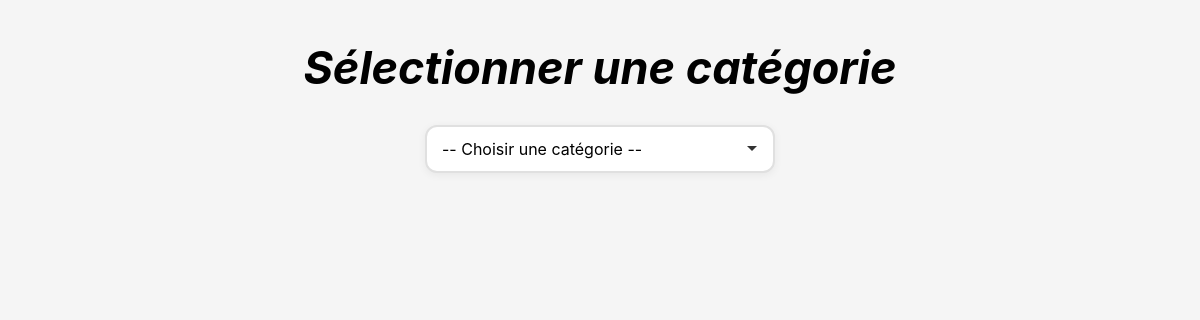
The app's page /Admin/Voir_tout.php?categorie_id=4, older data.
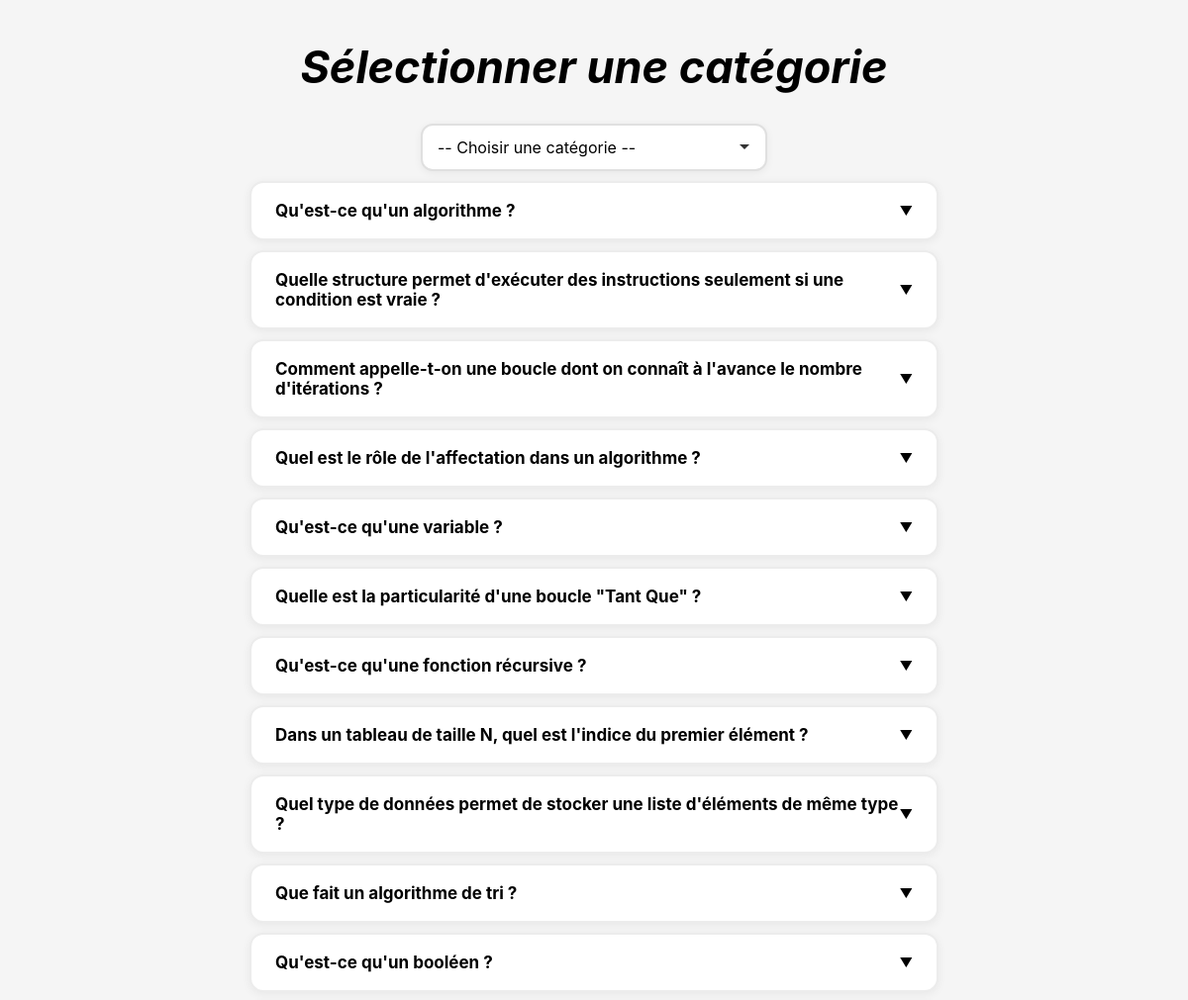
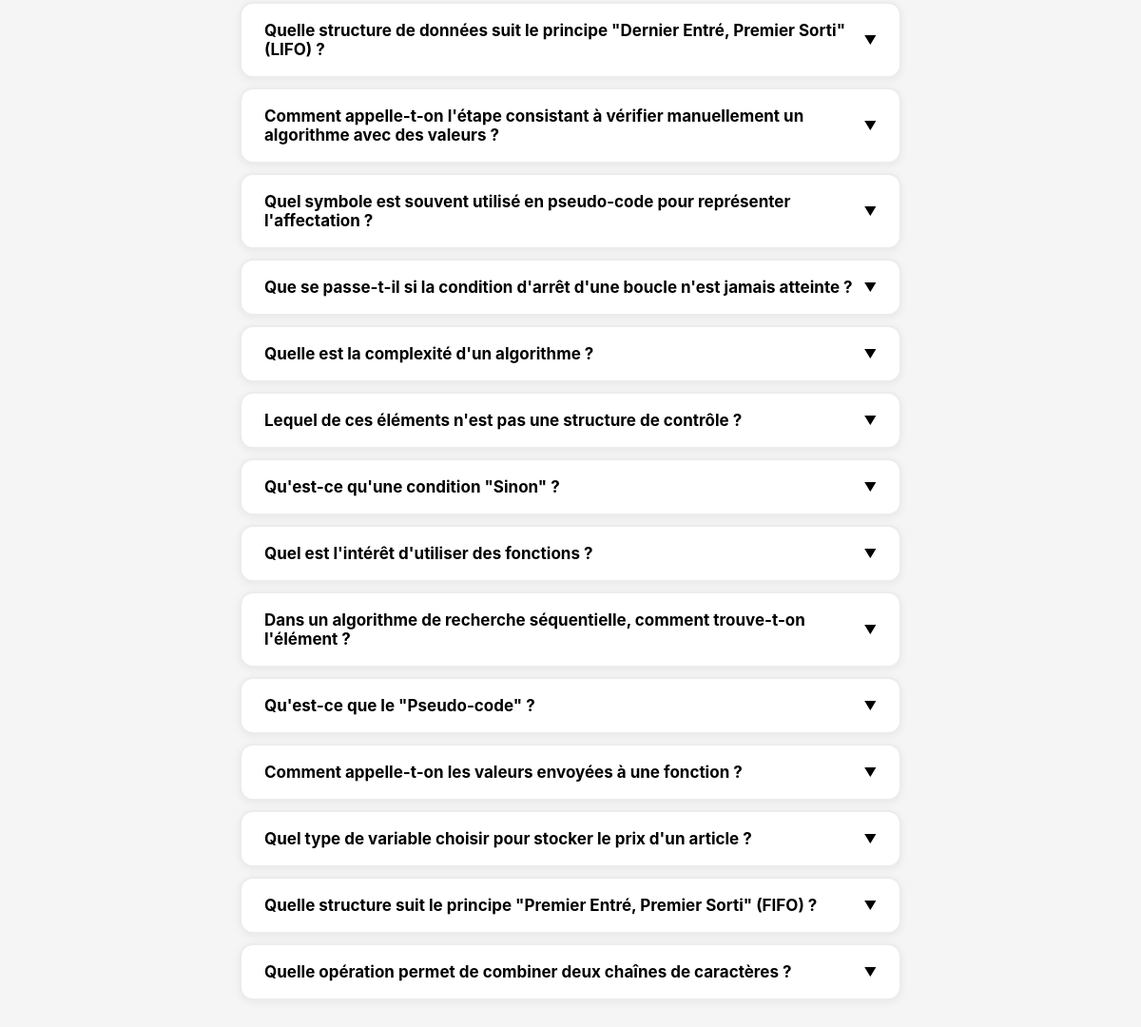
The same page, newer data (2 pictures, top to bottom).
### tables this page shows
CREATE TABLE `questions` (
  `id` int(11) NOT NULL,
  `question` text NOT NULL,
  `reponse1` varchar(50) NOT NULL,
  `reponse2` varchar(50) NOT NULL,
  `reponse3` varchar(50) NOT NULL,
  `reponse4` varchar(50) NOT NULL,
  `bonne_reponse` int(11) NOT NULL,
  `catégorie` int(11) NOT NULL
);

### Admin/Voir_tout.php (the view, shortened to what this page needs)
<?php
require_once "../Configuration/config.php";
?>
<!DOCTYPE html>
<html lang="en">
<head>
    <link rel="stylesheet" href="Voir_tout.css">
</head>
<body>
    <form method="GET">
        <h1>Sélectionner une catégorie</h1>
        <select name="categorie_id" onchange="this.form.submit()">
            <option value="">-- Choisir une catégorie --</option>
        </select>
    </form>
<?php if(isset($_GET['categorie_id']) && $_GET['categorie_id'] != ''): ?>
    <?php
    $stmt = $db->prepare("SELECT * FROM questions WHERE catégorie = ?");
    $stmt->execute([$_GET['categorie_id']]);
    $questions = $stmt->fetchAll(PDO::FETCH_ASSOC);
    ?>
    <?php foreach($questions as $q): ?>
        <details>
            <summary><?= $q['question'] ?></summary>
        </details>
    <?php endforeach; ?>
<?php endif; ?>
</body>
</html>

Row changes from the older to the newer data that the page shows:
added questions: question "Qu'est-ce qu'un algorithme ?"
added questions: question "Quelle structure permet d'exécuter des instructions seulement si une condition est vraie ?"
added questions: question "Comment appelle-t-on une boucle dont on connaît à l'avance le nombre d'itérations ?"
added questions: question "Quel est le rôle de l'affectation dans un algorithme ?"
added questions: question "Qu'est-ce qu'une variable ?"
added questions: question "Quelle est la particularité d'une boucle \"Tant Que\" ?"
added questions: question "Qu'est-ce qu'une fonction récursive ?"
added questions: question "Dans un tableau de taille N, quel est l'indice du premier élément ?"
added questions: question "Quel type de données permet de stocker une liste d'éléments de même type ?"
added questions: question "Que fait un algorithme de tri ?"
added questions: question "Qu'est-ce qu'un booléen ?"
added questions: question "Quelle structure de données suit le principe \"Dernier Entré, Premier Sorti\" (LIFO) ?"
added questions: question "Comment appelle-t-on l'étape consistant à vérifier manuellement un algorithme avec des valeurs ?"
added questions: question "Quel symbole est souvent utilisé en pseudo-code pour représenter l'affectation ?"
added questions: question "Que se passe-t-il si la condition d'arrêt d'une boucle n'est jamais atteinte ?"
added questions: question "Quelle est la complexité d'un algorithme ?"
added questions: question "Lequel de ces éléments n'est pas une structure de contrôle ?"
added questions: question "Qu'est-ce qu'une condition \"Sinon\" ?"
added questions: question "Quel est l'intérêt d'utiliser des fonctions ?"
added questions: question "Dans un algorithme de recherche séquentielle, comment trouve-t-on l'élément ?"
added questions: question "Qu'est-ce que le \"Pseudo-code\" ?"
added questions: question "Comment appelle-t-on les valeurs envoyées à une fonction ?"
added questions: question "Quel type de variable choisir pour stocker le prix d'un article ?"
added questions: question "Quelle structure suit le principe \"Premier Entré, Premier Sorti\" (FIFO) ?"
added questions: question "Quelle opération permet de combiner deux chaînes de caractères ?"
